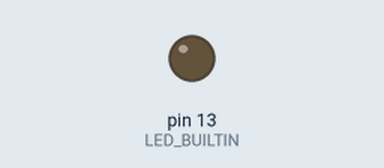
Simulated run of this sketch. Board: Arduino Uno, built with avr-gcc and run on an emulated ATmega328P. Parts: output pins drawn as LEDs (lit = HIGH).

Above: at 0.1 s.
Timing chart, 0 to 40.0 s (numbered marks = the images above):
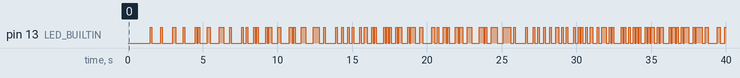

The sketch:

bin1.ino
```cpp
#define u8 unsigned char

u8 i = 0x00;

void printf_bin_8(unsigned char num)
{
  for (int k = 7; k >= 0; k--)
  {
    if (num & (1 << k))
      digitalWrite(LED_BUILTIN, HIGH);
    else
      digitalWrite(LED_BUILTIN, LOW);
    delay(100);
  }
}

void setup() {
  pinMode(LED_BUILTIN, OUTPUT);
}

void loop() {
  digitalWrite(LED_BUILTIN, HIGH);
  printf_bin_8(i);
  i++;
}
```

Measured:
- by itself, pin 13 (LED_BUILTIN): LOW → HIGH at 1.5 s, → LOW 0.10 s later, → HIGH 0.60 s later, → LOW 0.10 s later, … (173 changes in this stretch)
